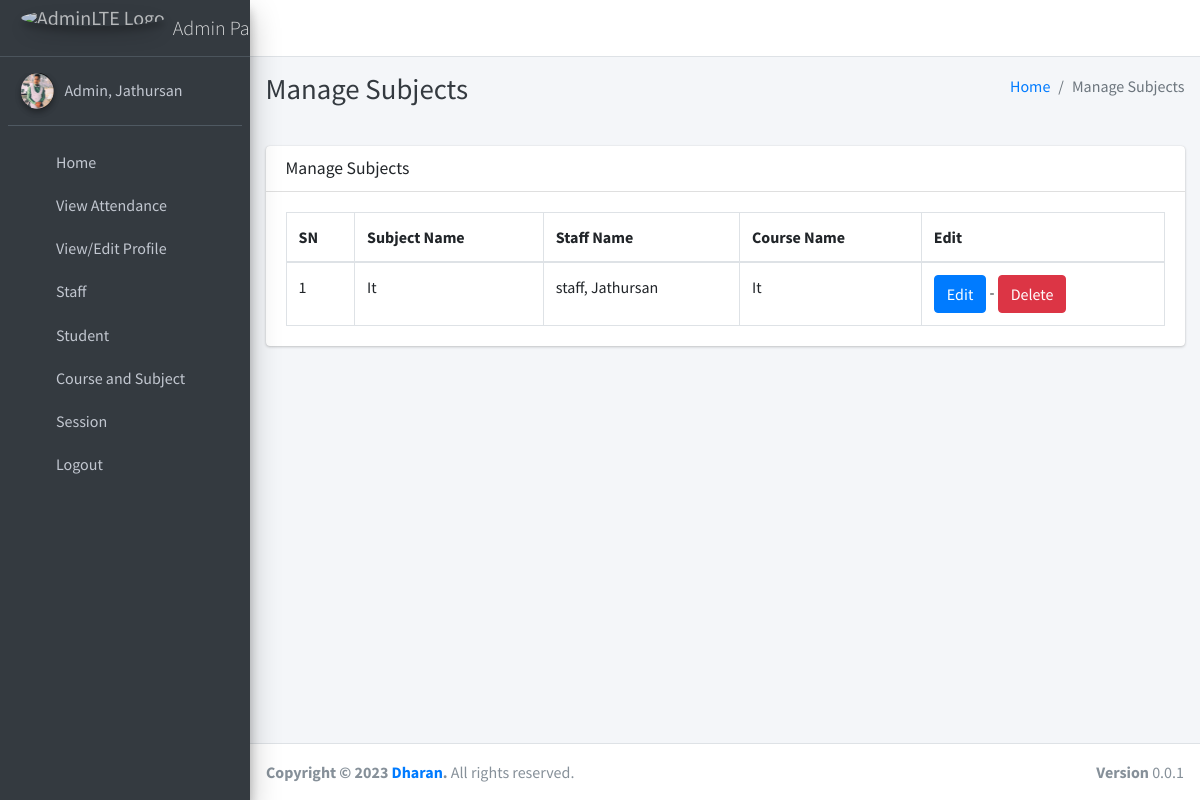
The app's page /subject/manage/ (signed in) with its own data.
### main_app/models.py (models this page shows, shortened)
class CustomUser(AbstractUser):
    USER_TYPE = ((1, "HOD"), (2, "Staff"), (3, "Student"))
    GENDER = [("M", "Male"), ("F", "Female")]
    username = None  # Removed username, using email instead
    email = models.EmailField(unique=True)
    user_type = models.CharField(default=1, choices=USER_TYPE, max_length=1)
    gender = models.CharField(max_length=1, choices=GENDER)
    profile_pic = models.ImageField()
    address = models.TextField()
    fcm_token = models.TextField(default="")  # For firebase notifications
    created_at = models.DateTimeField(auto_now_add=True)
    updated_at = models.DateTimeField(auto_now=True)
    USERNAME_FIELD = "email"
    REQUIRED_FIELDS = []
    objects = CustomUserManager()
    def __str__(self):
        return self.last_name + ", " + self.first_name

class Subject(models.Model):
    name = models.CharField(max_length=120)
    staff = models.ForeignKey(Staff,on_delete=models.CASCADE,)
    course = models.ForeignKey(Course, on_delete=models.CASCADE)
    updated_at = models.DateTimeField(auto_now=True)
    created_at = models.DateTimeField(auto_now_add=True)

class Staff(models.Model):
    course = models.ForeignKey(Course, on_delete=models.DO_NOTHING, null=True, blank=False)
    admin = models.OneToOneField(CustomUser, on_delete=models.CASCADE)

class Course(models.Model):
    name = models.CharField(max_length=120)
    created_at = models.DateTimeField(auto_now_add=True)
    updated_at = models.DateTimeField(auto_now=True)

### main_app/hod_views.py (the view)
# urls.py: path("subject/manage/", hod_views.manage_subject, name='manage_subject'),
def manage_subject(request):
    subjects = Subject.objects.all()
    context = {
        'subjects': subjects,
        'page_title': 'Manage Subjects'
    }
    return render(request, "hod_template/manage_subject.html", context)

### main_app/templates/hod_template/manage_subject.html
{% extends 'main_app/base.html' %}
{% load static %}
{% block page_title %}{{page_title}}{% endblock page_title %}
{% block content %}
<section class="content">
    <div class="container-fluid">
        <div class="row">
            <div class="col-md-12">
                <div class="card">
                    <div class="card-header">
                        <h3 class="card-title">{{page_title}}</h3>
                    </div>
                    <div class="card-body">
                        <table id="example2" class="table table-bordered table-hover">
                            <thead>
                                <tr>
                                    <th>SN</th>
                                    <th>Subject Name</th>
                                    <th>Staff Name</th>
                                    <th>Course Name</th>
                                    <th>Edit</th>
                                </tr>
                            </thead>
                            <tbody>
                                {% for subject in subjects %}
                                <tr>
                                    <td>{{ forloop.counter }}</td>
                                    <td>{{subject.name}}</td>
                                    <td>{{subject.staff.admin}}</td>
                                    <td>{{subject.course.name}}</td>
                                    <td>
                                        <a href="{% url 'edit_subject' subject.id %}" class="btn btn-primary">Edit</a> -
                                        <a href="{% url 'delete_subject' subject.id %}" onclick="return confirm('Are you sure you want to delete this ?')" class="btn btn-danger">Delete</a>
                                    </td>
                                </tr>
                                {% endfor %}
                            </tbody>
                        </table>
                    </div>
                </div>
            </div>
        </div>
    </div>
</section>
{% endblock content %}

### main_app/templates/main_app/sidebar_template.html (shortened to what this page needs)
{% load static %}
<aside class="main-sidebar sidebar-dark-primary elevation-4">
{% if request.user.user_type == '1' %}
    <a href="{% url 'admin_home' %}" class="brand-link">
        <img src="{% static 'dist/img/AdminLTELogo.png' %} " alt="AdminLTE Logo"
            class="brand-image img-circle elevation-3" style="opacity: .8">
        <span class="brand-text font-weight-light">Admin Panel</span>
    </a>
    <div class="sidebar">
        <div class="user-panel mt-3 pb-3 mb-3 d-flex">
            <div class="image">
                <img src="{{ request.user.profile_pic}}" class="img-circle elevation-2" alt="User Image">
            </div>
            <div class="info">
                <a href="#" class="d-block">{{user}}</a>
            </div>
        </div>
        <nav class="mt-2">
            <ul class="nav nav-pills nav-sidebar flex-column" data-widget="treeview" role="menu" data-accordion="false">
                <li class="nav-item">
                    {% url 'admin_home' as admin_home %}
                    <a href="{{admin_home}}" class="nav-link {% if admin_home == request.path %} active {% endif %}">
                        <i class="nav-icon fas fa-th"></i>
                        <p>
                            Home
                        </p>
                    </a>
                </li>
                <li class="nav-item">
                    {% url 'admin_view_attendance' as admin_view_attendance %}
                <li class="nav-item">
                    <a href="{{admin_view_attendance}}"
                        class="nav-link  {% if admin_view_attendance == request.path %} active {% endif %}">
                        <i class="nav-icon fas fa-th"></i>
                        <p>
                            View Attendance
                        </p>
                    </a>
                </li>
                <li class="nav-item">
                    {% url 'admin_view_profile' as admin_view_profile %}
                    <a href="{{admin_view_profile}}"
                        class="nav-link {% if admin_view_profile == request.path %} active {% endif %}">
                        <i class="nav-icon fas fa-th"></i>
                        <p>
                            View/Edit Profile
                        </p>
                    </a>
                </li>
                <li class="nav-item has-treeview">
                    <a href="#" class="nav-link">
                        <i class="nav-icon fas fa-th"></i>
                        <p>
                            Staff
                            <i class="right fas fa-angle-right"></i>
                        </p>
                    </a>
                </li>
                <li class="nav-item has-treeview">
                    <a href="#" class="nav-link">
                        <i class="nav-icon fas fa-th"></i>
                        <p>
                            Student
                            <i class="right fas fa-angle-right"></i>
                        </p>
                    </a>
                </li>
                <li class="nav-item has-treeview">
                    <a href="#" class="nav-link">
                        <i class="nav-icon fas fa-th"></i>
                        <p>
                            Course and Subject
                            <i class="right fas fa-angle-right"></i>
                        </p>
                    </a>
                </li>
                <li class="nav-item has-treeview">
                    <a href="#" class="nav-link">
                        <i class="nav-icon fas fa-th"></i>
                        <p>
                            Session
                            <i class="right fas fa-angle-right"></i>
                        </p>
                    </a>
                </li>
{% endif %}
<li class="nav-item">
    <a href="{% url 'user_logout' %}" onclick="return confirm('Your session would be terminated.\n\nProceed?')" class="nav-link">
        <i class="nav-icon fas fa-th"></i>
        <p>
            Logout
        </p>
    </a>
</li>
</ul>
</nav>
</div>
</aside>

### records on screen
CustomUser: user.profile_pic (picture), last_name+first_name "Admin, Jathursan"
Subject: name "It", staff.admin "staff, Jathursan", course.name "It"

### other values on screen
{{ page_title }} "Manage Subjects"
